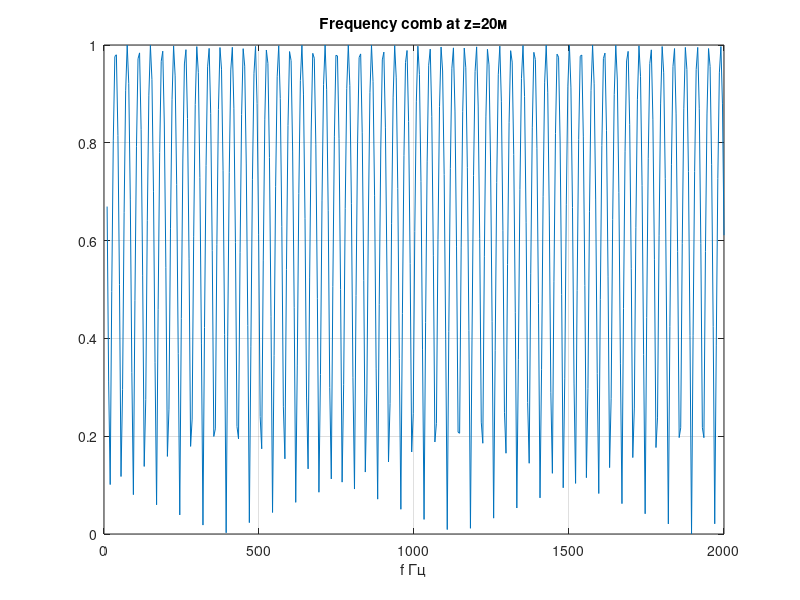

This figure's MATLAB source:
% Гребёнка Ллойда
% Частотная фильтрация у поверхности

z = 20; r = 500; c = 1500;
fz = linspace(10, 2000, 400);
dp = 2*z*r/sqrt(r^2+z^2);
figure;
plot(fz, abs(cos(pi*fz*dp/c)));
title('Frequency comb at z=20м'); xlabel('f Гц'); grid on;

%{
@play
{
 "title": "Lloyd's mirror comb",
 "groups": [
  {
   "name": "Geometry",
   "controls": [
    {
     "var": "z",
     "label": "Depth m",
     "min": 5,
     "max": 100,
     "step": 5,
     "default": 20
    },
    {
     "var": "r",
     "label": "Range m",
     "min": 100,
     "max": 2000,
     "step": 50,
     "default": 500
    }
   ]
  }
 ]
}
%}
